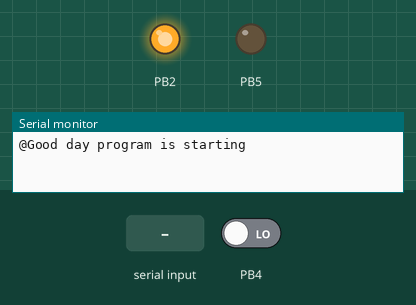
This sketch was run on a simulated ATtiny85, built with avr-gcc and run on an emulated ATtiny85. Parts: output pins drawn as LEDs (lit = HIGH), the last lines printed to the serial monitor. The inputs (shaded band) are chosen by the test bench; at power-on: PB4 LOW.

Above: at 1.2 s.
1.3 s: "1" received over Serial
At 2.1 s:
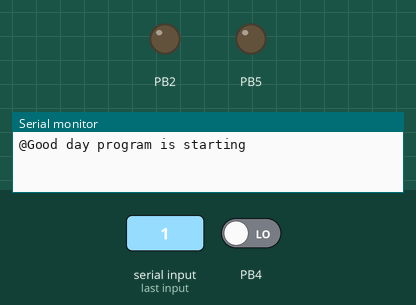
2.8 s: PB4 driven HIGH
At 3.8 s:
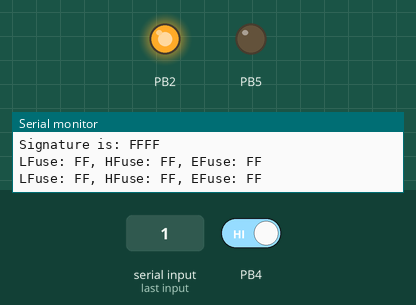
Timing chart, 0 to 5.8 s (numbered marks = the images above; inputs shaded):
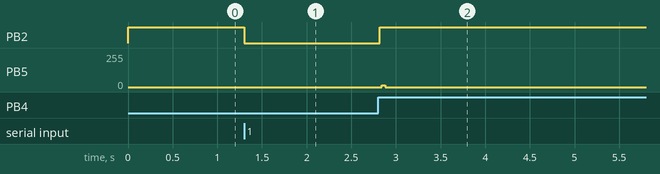

Measured:
- after the input at 1.3 s, PB2: HIGH → LOW at once
- after the input at 2.8 s, PB2: LOW → HIGH at once; PB5: 0/255 → 12/255 at once, → 0/255 0.04 s later

The sketch:

ProMicro_donor.ino
```cpp
// AVR High-voltage Serial Fuse Reprogrammer
// Adapted from code and design by Paul Willoughby 03/20/2010
//   http://www.rickety.us/2010/03/arduino-avr-high-voltage-serial-programmer/
//
// Fuse Calc:
//   http://www.engbedded.com/fusecalc/

#define  RST     15    // Output to level shifter for !RESET from transistor
#define  SCI     14    // Target Clock Input
#define  SDO     16    // Target Data Output
#define  SII     10    // Target Instruction Input
#define  SDI      9    // Target Data Input
#define  VCC      8    // Target VCC

#define  HFUSE  0x747C
#define  LFUSE  0x646C
#define  EFUSE  0x666E

// Define ATTiny series signatures
#define  ATTINY13   0x9007  // L: 0x6A, H: 0xFF             8 pin
#define  ATTINY24   0x910B  // L: 0x62, H: 0xDF, E: 0xFF   14 pin
#define  ATTINY25   0x9108  // L: 0x62, H: 0xDF, E: 0xFF    8 pin
#define  ATTINY44   0x9207  // L: 0x62, H: 0xDF, E: 0xFFF  14 pin
#define  ATTINY45   0x9206  // L: 0x62, H: 0xDF, E: 0xFF    8 pin
#define  ATTINY84   0x930C  // L: 0x62, H: 0xDF, E: 0xFFF  14 pin
#define  ATTINY85   0x930B  // L: 0x62, H: 0xDF, E: 0xFF    8 pin

void setup() {
  pinMode(VCC, OUTPUT);
  pinMode(RST, OUTPUT);
  pinMode(SDI, OUTPUT);
  pinMode(SII, OUTPUT);
  pinMode(SCI, OUTPUT);
  pinMode(SDO, OUTPUT);     // Configured as input when in programming mode
  digitalWrite(RST, HIGH);  // Level shifter is inverting, this shuts off 12V
  Serial.begin(19200);
  Serial.println("@Good day program is starting");

}

void loop() {
   if (Serial.available() > 0) {
    Serial.read();
    pinMode(SDO, OUTPUT);     // Set SDO to output
    digitalWrite(SDI, LOW);
    digitalWrite(SII, LOW);
    digitalWrite(SDO, LOW);
    digitalWrite(RST, HIGH);  // 12v Off
    digitalWrite(VCC, HIGH);  // Vcc On
    delayMicroseconds(20);
    digitalWrite(RST, LOW);   // 12v On
    delayMicroseconds(10);
    pinMode(SDO, INPUT);      // Set SDO to input
    delayMicroseconds(300);
    unsigned int sig = readSignature();
    Serial.print("Signature is: ");
    Serial.println(sig, HEX);
    readFuses();
    if (sig == ATTINY13) {
      writeFuse(LFUSE, 0x6A);
      writeFuse(HFUSE, 0xFF);
    } else if (sig == ATTINY24 || sig == ATTINY44 || sig == ATTINY84 ||
               sig == ATTINY25 || sig == ATTINY45 || sig == ATTINY85) {
      writeFuse(LFUSE, 0x62);
      writeFuse(HFUSE, 0xDF);
      writeFuse(EFUSE, 0xFF);
    }
    readFuses();
    digitalWrite(SCI, LOW);
    digitalWrite(VCC, LOW);    // Vcc Off
    digitalWrite(RST, HIGH);   // 12v Off
  }
}

byte shiftOut (byte val1, byte val2) {
  int inBits = 0;
  //Wait until SDO goes high
  while (!digitalRead(SDO))
    ;
  unsigned int dout = (unsigned int) val1 << 2;
  unsigned int iout = (unsigned int) val2 << 2;
  for (int ii = 10; ii >= 0; ii--)  {
    digitalWrite(SDI, !!(dout & (1 << ii)));
    digitalWrite(SII, !!(iout & (1 << ii)));
    inBits <<= 1;
    inBits |= digitalRead(SDO);
    digitalWrite(SCI, HIGH);
    digitalWrite(SCI, LOW);
  }
  return inBits >> 2;
}

void writeFuse (unsigned int fuse, byte val) {
  shiftOut(0x40, 0x4C);
  shiftOut( val, 0x2C);
  shiftOut(0x00, (byte) (fuse >> 8));
  shiftOut(0x00, (byte) fuse);
}

void readFuses () {
  byte val;
        shiftOut(0x04, 0x4C);  // LFuse
        shiftOut(0x00, 0x68);
  val = shiftOut(0x00, 0x6C);
  Serial.print("LFuse: ");
  Serial.print(val, HEX);
        shiftOut(0x04, 0x4C);  // HFuse
        shiftOut(0x00, 0x7A);
  val = shiftOut(0x00, 0x7E);
  Serial.print(", HFuse: ");
  Serial.print(val, HEX);
        shiftOut(0x04, 0x4C);  // EFuse
        shiftOut(0x00, 0x6A);
  val = shiftOut(0x00, 0x6E);
  Serial.print(", EFuse: ");
  Serial.println(val, HEX);
}

unsigned int readSignature () {
  unsigned int sig = 0;
  byte val;
  for (int ii = 1; ii < 3; ii++) {
          shiftOut(0x08, 0x4C);
          shiftOut(  ii, 0x0C);
          shiftOut(0x00, 0x68);
    val = shiftOut(0x00, 0x6C);
    sig = (sig << 8) + val;
  }
  return sig;
}
```
